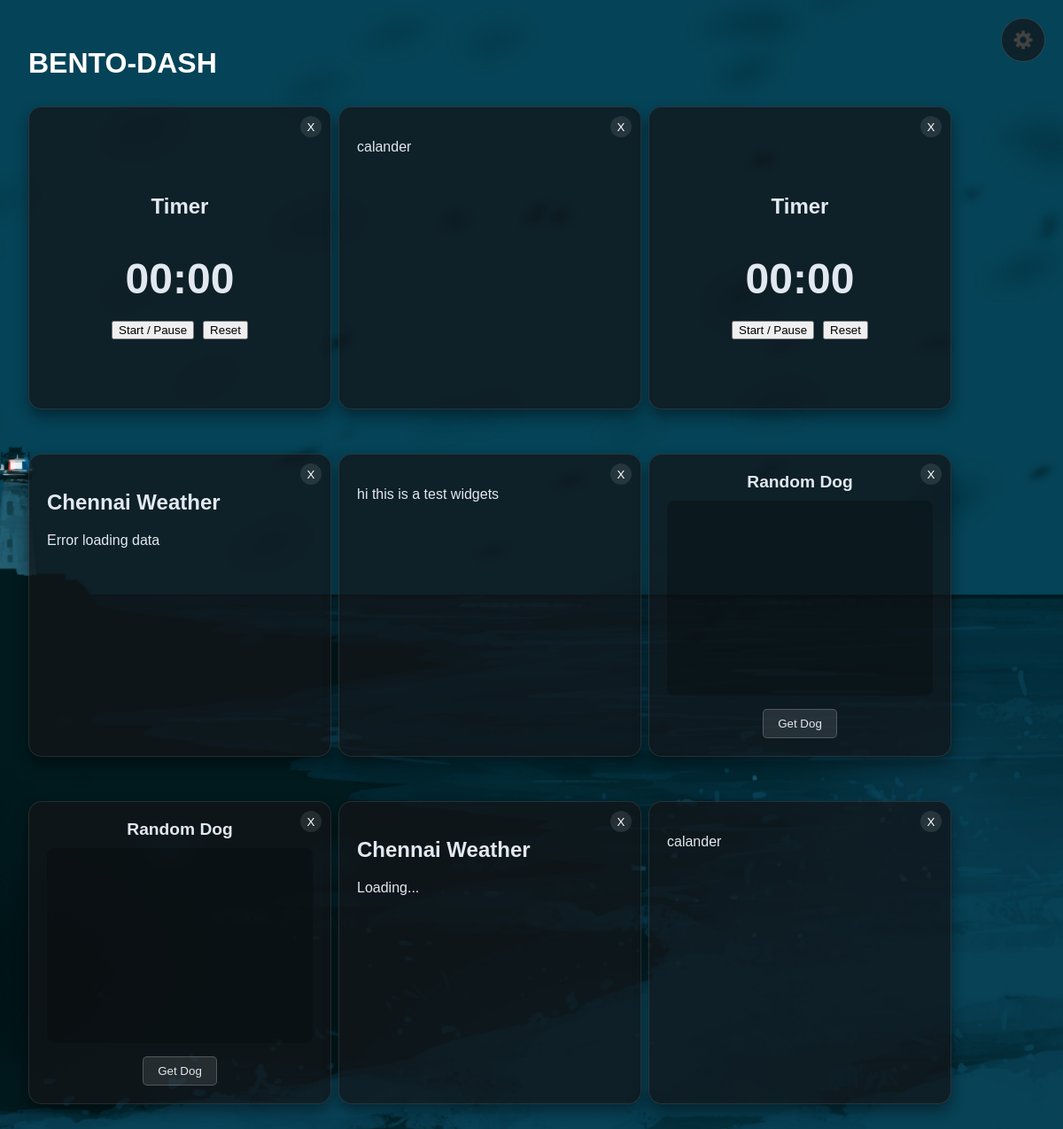
Before: / with the older database file.
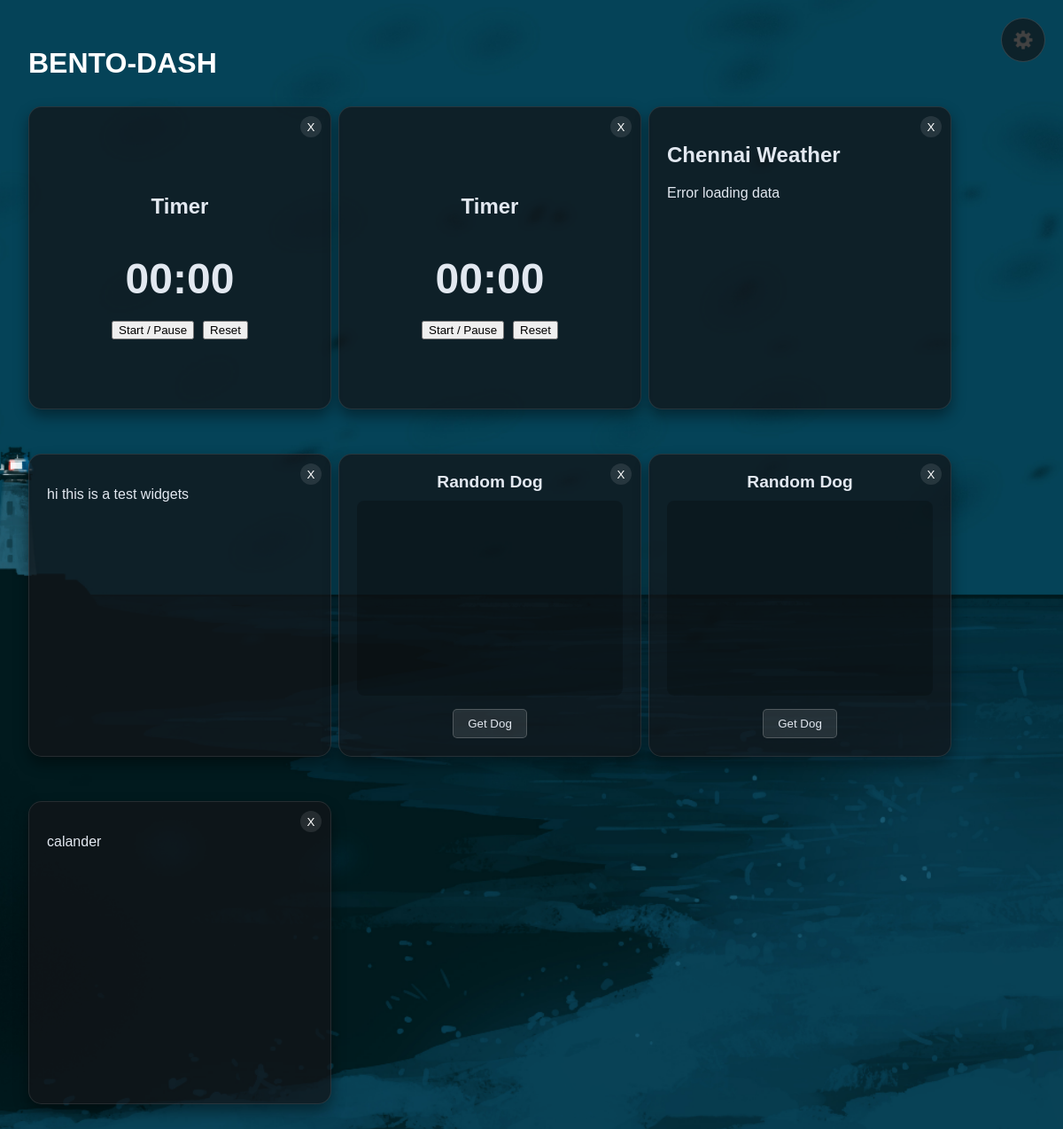
After: the same page with the newer database file.
### Dash/models.py (models this page shows, shortened)
class Widget(models.Model):
    WIDGET_TYPES = [
        ('timer', 'Timer'),
        ('calendar', 'Calendar'),
        ('test','Test'),
        ('weather','Weather'),
        ('randomDog','RandomDog'),
    ]
    widget_type = models.CharField(max_length=50, choices=WIDGET_TYPES)
    position = models.IntegerField(default=0)
    created_at = models.DateTimeField(auto_now_add=True)

### Dash/views.py (the view)
# urls.py: path('', views.dashboard, name='dashboard'),
def dashboard(request):
    widgets = Widget.objects.all().order_by('position')
    return render(request, 'dashboard/index.html', {'widgets': widgets})

### templates/dashboard/index.html (shortened to what this page needs)
{% load static %}
<!DOCTYPE html>
<html>
<head>
</head>
<body>
    <div class="settings-wrapper">
        <button type="button" class="settings-btn" onclick="openSettings()">
            <img src="{% static 'dashboard/settings.png' %}" alt="Settings">
        </button>
    </div>
    <h1 style="color: white;">BENTO-DASH</h1>
    <div class="bento-grid">
        {% for widget in widgets %}
            <div class="widget">
                <form method="POST" action="{% url 'delete_widget' widget.id %}" style="position:absolute; top:10px; right:10px;">
                    <button type="submit" style="background: rgba(255,255,255,0.1); border:none; color:white; border-radius:50%; width:24px; height:24px; cursor:pointer;">X</button>
                </form>
                {% if widget.widget_type == 'timer' %}
                    {% include 'dashboard/widgets/timer.html' %}
                {% elif widget.widget_type == 'calendar' %}
                    {% include 'dashboard/widgets/calendar.html' %}
                {% elif widget.widget_type == 'test' %}
                    {% include 'dashboard/widgets/test.html' %}
                {% elif widget.widget_type == 'weather' %}
                    {% include 'dashboard/widgets/weather.html' %}
                {% elif widget.widget_type == 'randomDog' %}
                    {% include 'dashboard/widgets/randomDog.html' %}
                {% endif %}
            </div>
        {% endfor %}
    </div>
</body>
</html>

### templates/dashboard/widgets/timer.html (shortened to what this page needs)
<div style="text-align: center; height: 100%; display: flex; flex-direction: column; justify-content: center;">
    <h2>Timer</h2>
    <h1 id="time-display-{{ widget.id }}" style="font-size: 3rem; margin: 20px 0;">00:00</h1>
    <div style="display: flex; gap: 10px; justify-content: center;">
        <button onclick="toggleTimer({{ widget.id }})">Start / Pause</button>
        <button onclick="resetTimer({{ widget.id }})">Reset</button>
    </div>
</div>

### templates/dashboard/widgets/weather.html (shortened to what this page needs)
<!DOCTYPE html>
<html lang="en">
<head>
</head>
<body>
    <div class="weather-card">
        <h2>Chennai Weather</h2>
        <div id="temp-value">Loading...</div>
    </div>
</body>
</html>

### templates/dashboard/widgets/test.html (shortened to what this page needs)
<!DOCTYPE html>
<html lang="en">
<head>
</head>
<body>
    <p>hi this is a test widgets</p>
</body>
</html>

### templates/dashboard/widgets/randomDog.html (shortened to what this page needs)
<div style="display: flex; flex-direction: column; height: 100%; align-items: center; justify-content: space-between;">
    <h3 style="margin-top: 0; margin-bottom: 10px; font-size: 1.2rem;">Random Dog</h3>
    <div style="flex-grow: 1; width: 100%; display: flex; justify-content: center; align-items: center; overflow: hidden; border-radius: 8px; background: rgba(0,0,0,0.2); margin-bottom: 15px;">
    </div>
    <button onclick="generateDog_{{ widget.id }}()" style="padding: 8px 16px; background: rgba(255,255,255,0.1); color: #e2e8f0; border: 1px solid rgba(255,255,255,0.2); border-radius: 5px; cursor: pointer; transition: background 0.2s;">
        Get Dog
    </button>
</div>

### templates/dashboard/widgets/calendar.html (shortened to what this page needs)
<!DOCTYPE html>
<html lang="en">
<head>
</head>
<body>
    <p>calander</p>
</body>
</html>

Changed rows visible on the page:
removed Widget: widget_type "calander"
removed Widget: widget_type "Chennai Weather"
